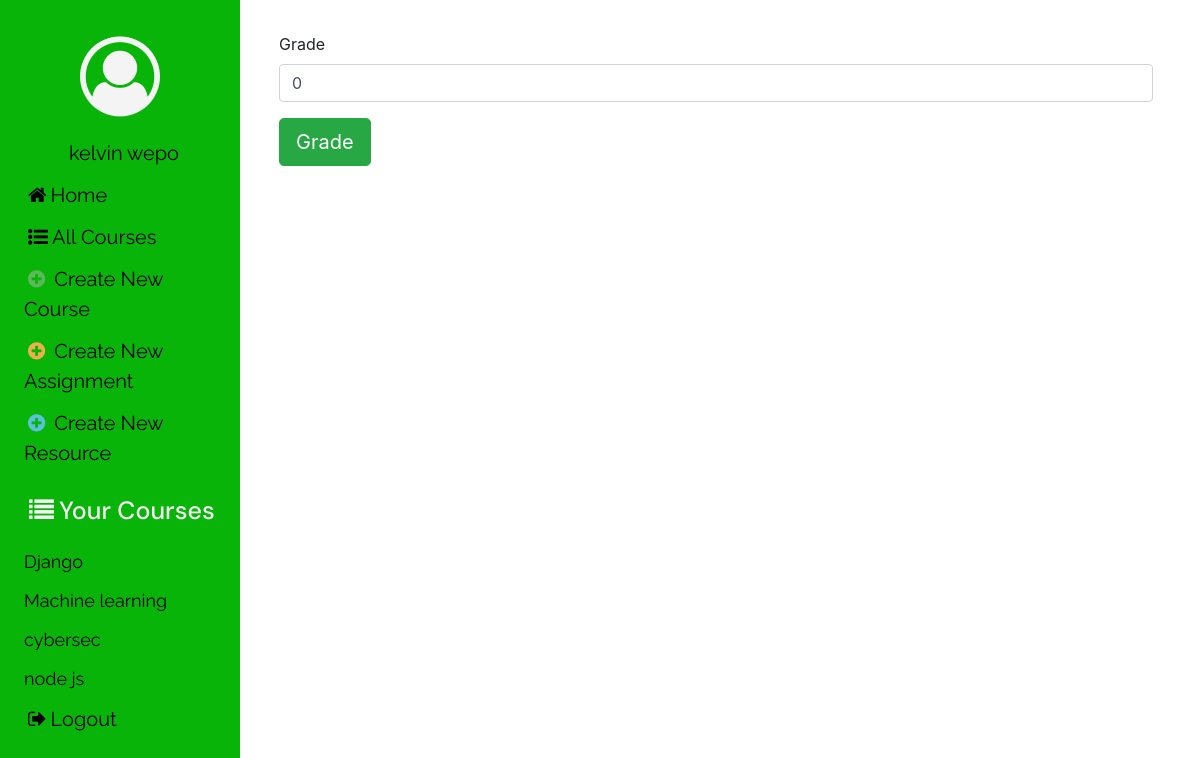
The page /assignments/grade/1/ (signed in) on the database its author committed.
### users/models.py (models this page shows)
class User(auth.models.AbstractUser):
    USER_TYPE_CHOICES = (
        (1, 'Student'),
        (2, 'Teacher')
    )
    user_type = models.PositiveIntegerField(choices=USER_TYPE_CHOICES, default=1)
    phone = models.CharField(max_length=15, null=True)
    def __str__(self):
        return self.first_name + ' ' + self.last_name

### courses/models.py (models this page shows, shortened)
class Course(models.Model):
    course_name = models.CharField(max_length=200)
    course_description = models.TextField()
    teacher = models.ForeignKey(User, related_name="course", on_delete=models.CASCADE)
    students = models.ManyToManyField(User, through='Enrollment', related_name="student_course")
    def __str__(self):
        return self.course_name
    class Meta:
        ordering = ['course_name']

### assignments/views.py (the view)
# urls.py: re_path(r'^grade/(?P<pk>[-\w]+)/$', views.grade_assignment, name='grade'),
@login_required
def grade_assignment(request, pk):
    submission = get_object_or_404(SubmitAssignment, pk=pk)
    if request.method=="POST":
        form=GradeAssignmentForm(request.POST)
        if form.is_valid():
            data = form.cleaned_data.get('grade')
            submission.grade_assignment(data)
            return redirect('assignments:submit_detail', pk=pk)
    else:
        form = GradeAssignmentForm()
    return render(request, 'assignments/grade_form.html', {'pk':pk, 'form':form, 'submissions':submission})

### assignments/forms.py
class GradeAssignmentForm(ModelForm):
    class Meta:
        model = SubmitAssignment
        fields = ['grade']

### courses/context_processors.py (called while the page is built)
def courses_processor(request):
    course = Course.objects.all()
    return {'list_courses': course}

### assignments/templates/assignments/grade_form.html (shortened to what this page needs)
{% extends 'assignments/assignment_base.html' %}
{% load bootstrap4 %}
{% block main_content %}
    {% if user.user_type == 2 and submissions.assignment_ques.course.teacher.id == user.id %}
        <div class="container">
            <form method="POST">
                {% bootstrap_form form %}
                <div>
                    <input type="submit" value="Grade" class="btn btn-success btn-lg">
                </div>
            </form>
        </div>
    {% else %}
        <div class="container">
            <div class="jumbotron">
                <h2>You cannot grade this assignment.</h2>
            </div>
        </div>
    {% endif %}
{% endblock main_content %}

### templates/base.html (shortened to what this page needs)
{% load static %}
<html lang="en">
<head>
    <link rel="stylesheet" href="https://stackpath.bootstrapcdn.com/bootstrap/4.5.2/css/bootstrap.min.css" />
    <link rel="stylesheet" href="https://stackpath.bootstrapcdn.com/font-awesome/4.7.0/css/font-awesome.min.css" />
    <link rel="stylesheet" href="{% static 'django_lms/css/master.css' %}" />
</head>
<body>
    <div class="sidenav">
        <div class="side-items">
        <span class="sidemenu side-element"><i class="fa fa-user-circle-o fa-5x" aria-hidden="true" id="profile"></i></span>
        {% if user.is_authenticated %}
            <a href="{% url 'profile' pk=user.pk %}" class="sidemenu side-element">{{user}}</a>
            <a href="{% url 'home' %}"><i class="fa fa-home" aria-hidden="true"></i>Home</a>
            <a href="{% url 'courses:list' %}"><i class="fa fa-list-ul" aria-hidden="true"></i>All Courses</a>
            {% if user.user_type == 1 %}
                <span class="sidemenu"><h5 id="side-head"><i class="fa fa-list courses-icon" aria-hidden="true"></i>Your Courses</h5></span>
                {% for course in list_courses %}
                    {% if user in course.students.all %}
                        <span class="course-item"><a href="{% url 'courses:detail' pk=course.pk %}" >{{course}}</a></span>
                    {% endif %}
                {% endfor %}
            {% else %}
                <a href="{% url 'courses:create' %}"><i class="fa fa-plus-circle" aria-hidden="true" style="color: #5cb85c;font-size: 20px;"></i> Create New Course</a>
                <a href="{% url 'assignments:create' %}"><i class="fa fa-plus-circle" aria-hidden="true" style="color: #f0ad4e;font-size: 20px;"></i> Create New Assignment</a>
                <a href="{% url 'assignments:create' %}"><i class="fa fa-plus-circle" aria-hidden="true" style="color: #5bc0de;font-size: 20px;"></i> Create New Resource</a>
                <span class="sidemenu"><h5 id="side-head"><i class="fa fa-list courses-icon" aria-hidden="true"></i>Your Courses</h5></span>
                {% for course in list_courses %}
                    {% if user.id == course.teacher.id %}
                        <span class="course-item"><a href="{% url 'courses:detail' pk=course.pk %}" >{{course}}</a></span>
                    {% endif %}
                {% endfor %}
            {% endif %}
            <a href="{% url 'users:logout' %}" class="sidemenu"><i class="fa fa-sign-out" aria-hidden="true"></i>Logout</a>
        {% endif %}
        </div>
    </div>
    <div class="content">
        {% block body_content %}
        {% endblock body_content %}
    </div>
</body>
</html>

### static/django_lms/css/master.css (style rules this page uses)
.sidenav { height: 100%; width: 20%; position: fixed; z-index: 1; top: 0; left: 0; background-color:rgb(9, 180, 9); overflow-x: hidden; padding-top: 20px; }
h1, h2, h3, h4, h5, h6 { font-family: 'DM Sans', sans-serif; }
p, a { font-family: 'Raleway', 'sans-serif'; }
.sidenav a { padding: 6px 8px 6px 16px; text-decoration: none; font-size: 20px; color: black; display: block; }
.content { margin-top: 2em; margin-left: 22%; margin-bottom: 2em; margin-right: 2em; }
.sidemenu { display: block; color: #f4f4f4; }
.side-element { text-align: center; }
i { margin: 0.2em; }
.side-items { margin-left: 0.5em; margin-right: 0.5em; }
#side-head { margin-top: 0.5em; padding: 6px 8px 6px 16px; text-decoration: none; font-size: 25px; color: #f3f3f3; }
.course-item a { font-size: 18px; }

### rows shown on the page
User: first_name+last_name "kelvin wepo"
Course: course_name "Django"
Course: course_name "Machine learning"
Course: course_name "cybersec"
Course: course_name "node js"
